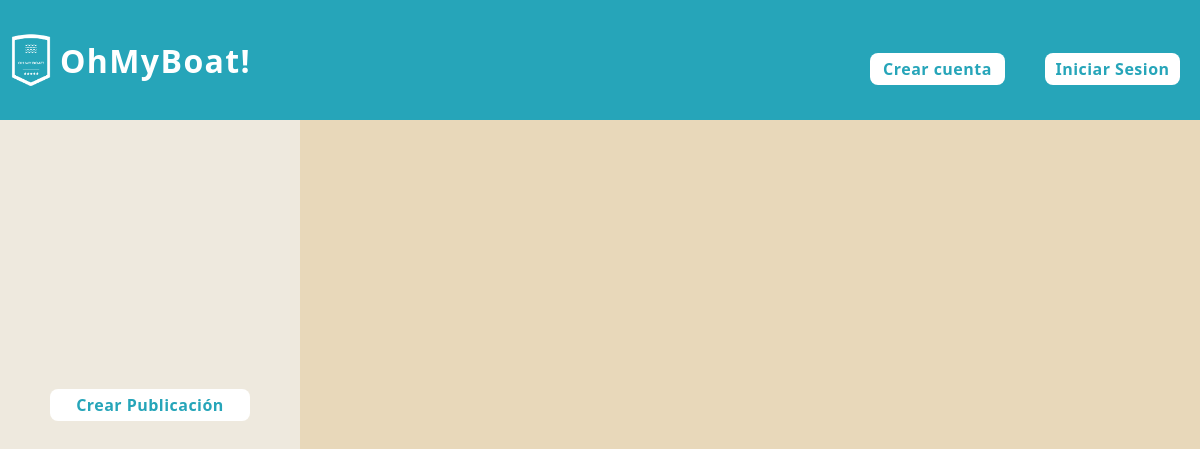
Before: /home/ with the older database file.
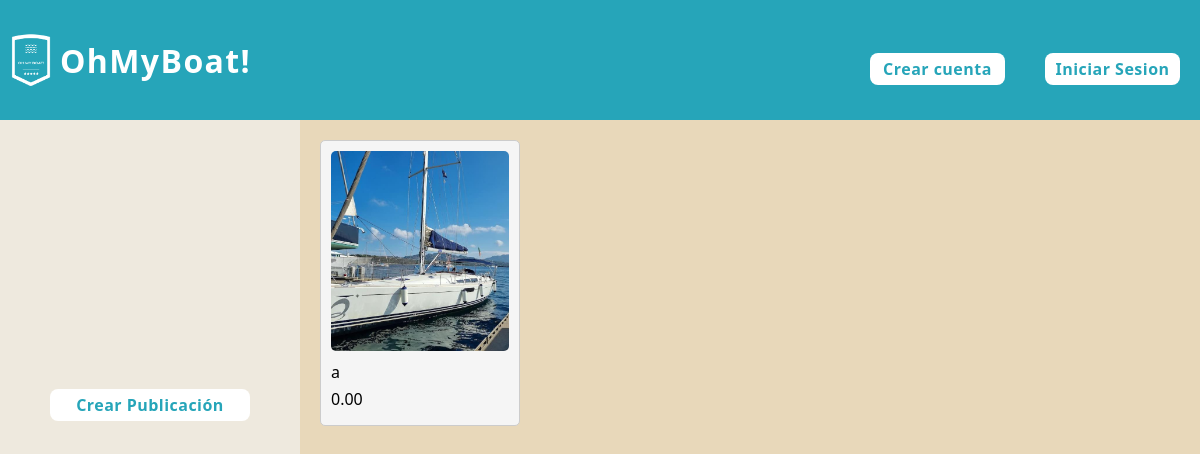
After: the same page with the newer database file.
### publicaciones/models.py (models this page shows)
class Publicacion(models.Model):
    monto = models.DecimalField(max_digits=15, decimal_places=2, default=0)
    autor = models.ForeignKey(Usuario, on_delete=models.SET_NULL, null=True)
    embarcacion = models.OneToOneField(Embarcacion, on_delete=models.SET_NULL, null=True)
    descripcion = models.CharField(max_length=250)
    oculta = models.BooleanField(default=False)

### embarcaciones/models.py (models this page shows)
class Embarcacion(models.Model):
    matricula = models.CharField(max_length=100, unique=True)
    modelo = models.CharField(max_length=100)
    tipo = models.ForeignKey(TipoEmbarcacion, on_delete=models.SET_NULL, null=True)
    m_eslora = models.DecimalField(max_digits=5, decimal_places=2)
    m_manga = models.DecimalField(max_digits=5, decimal_places=2)
    m_calado = models.DecimalField(max_digits=5, decimal_places=2)
    motor = models.BooleanField(default=False)
    deuda = models.DecimalField(max_digits=10, decimal_places=2, default=0)
    sede = models.ForeignKey(Sede, on_delete=models.SET_NULL, null=True)
    dueño = models.ForeignKey(Usuario, on_delete=models.CASCADE)

### inicio/views.py (the view)
# urls.py: path('', include('inicio.urls')),
def inicio(request):
    user = request.user
    publicaciones= Publicacion.objects.exclude(autor__is_blocked= True).exclude(oculta=True)
    for publicacion in publicaciones:
        post_image = ImagenEmbarcacion.objects.filter(embarcacion=publicacion.embarcacion.id)
        publicacion.imagen = post_image[0].nombre_especifico
    return render(request, 'index.html', {'publicaciones' : publicaciones, 'user':user})

### inicio/templates/index.html (shortened to what this page needs)
{% extends 'layouts/base.html' %}
{% load static %}
{% block style %}
    <link rel="stylesheet" type="text/css" href="{% static 'styles/index_main.css' %}">
{% endblock %}
{% block listnav %}
    {% if request.user.is_authenticated %}
        <li class="modal"><a id="cerrar-sesion" class="normal"  href=""><i class="fa-solid fa-arrow-right-from-bracket"></i></a>
            <div id="mensaje-cerrar-sesion" class="mensaje" style="display: none;">
                <p>Estas seguro de cerrar la sesion?</p>
                <a href="{% url 'cerrar sesion' %}" class="buton2">Confirmar</a>
            </div>
        </li>
    {% else %}
        <li><a href="{% url 'crear cuenta' %}" class="buton">Crear cuenta</a></li>
        <li><a href="{% url 'iniciar sesion' %}" class="buton">Iniciar Sesion</a></li>
    {% endif %}
{% endblock %}
{% block content %}
    <aside>
    {% if user.is_staff == 0 %}
        <ul>
            <li>
                <a href="{% url 'crear publicacion' %}" class="button">Crear Publicación</a>
            </li>
        </ul>
       {% endif %}
    </aside>
    {% if mensaje %}
        <div class="window-mensaje">
            <div class="mensaje-content">
                <p class="mensaje-content-text">Para crear una publicación, debes tenes una embarcacion sin ofertas en tu pefil.</p>
                <div class="mensaje-content-button"><a href="{% url 'home' %}">Aceptar</a></div>
            </div>
        </div>
    {% else %}
        <div class="publicacion-container">
            {% for post in publicaciones %}
                <div class="publicacion">
                    {% with 'imagenes_embarcaciones/'|add:post.imagen as ruta_imagen %}
                        <a href="{% url 'ver detalle publicacion' post.id 0 %}" >
                            <img src="{% static ruta_imagen %}">
                        </a>
                    {% endwith %}
                    <p>{{ post.embarcacion.modelo }}</p>
                    <p>{{ post.monto }}</p>
                </div>
            {% endfor %}
        </div>
    {% endif %}
{% endblock %}

Changed rows visible on the page:
added Publicacion: embarcacion.modelo "a", monto "0.00"
